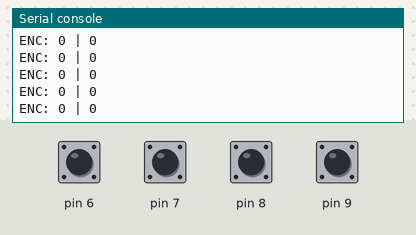
A program run on a simulated MicroPython board. Parts: the last lines printed to the serial console. The inputs (shaded band) are chosen by the test bench; at power-on: pin 6–9 HIGH.

Above: at 1.2 s.
1.3 s: pin 6 pulled LOW for 0.15 s
At 1.51 s:
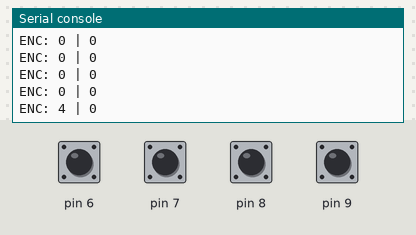
2.9 s: pin 8 pulled LOW for 0.15 s
At 3.11 s:
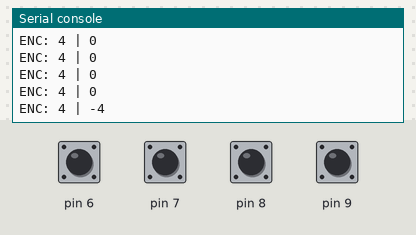
4.5 s: pin 7 pulled LOW for 0.15 s
At 4.82 s:
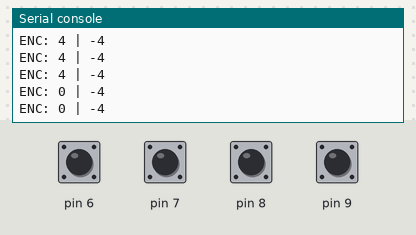
6.1 s: pin 7 pulled LOW for 1 s
At 7.12 s:
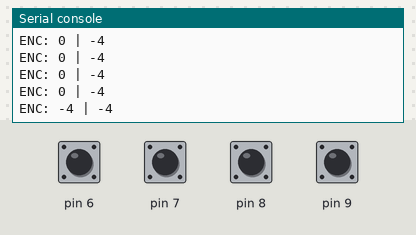
8.6 s: pin 9 pulled LOW for 0.15 s
At 8.82 s:
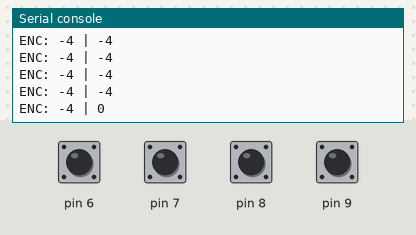
10.2 s: pin 9 pulled LOW for 1 s
At 11.23 s:
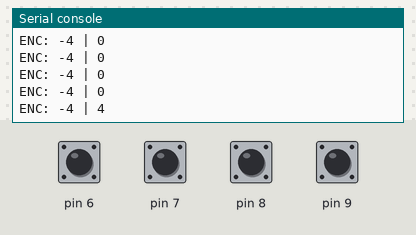
Timing chart, 0 to 13.2 s (numbered marks = the images above; inputs shaded):
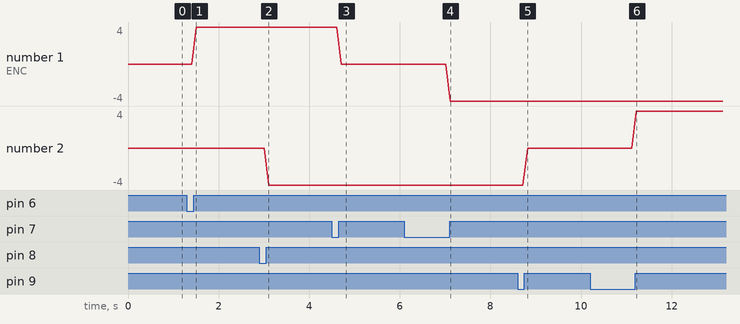

Measured:
- after the input at 1.3 s, the serial console: prints a new line after 0.20 s (image 1)
- after the input at 2.9 s, the serial console: prints a new line after 0.21 s (image 2)
- after the input at 4.5 s, the serial console: prints a new line after 0.21 s (image 3)
- after the input at 6.1 s, the serial console: prints a new line after 1.0 s (image 4)
- after the input at 8.6 s, the serial console: prints a new line after 0.22 s (image 5)
- after the input at 10.2 s, the serial console: prints a new line after 1.0 s (image 6)
- plotted number 1: 0 → 4 after the input at 1.3 s
- plotted number 2: 0 → -4 after the input at 2.9 s, 0 → 4 after the input at 10.2 s

The program:

mbot_encoder.py
```python
from machine import Pin
import utime

#1  wheel revolution is equal to 3142 clicks (pi*1000)
class Encoder:
    # orientation should be a boolean value
    def __init__(self, pinA, pinB, orientation):
        self.encoderCount = 0
        self.A = Pin(pinA, Pin.IN, Pin.PULL_UP)
        self.B = Pin(pinB, Pin.IN, Pin.PULL_UP)
        self.A.irq(self.A_ISR, Pin.IRQ_RISING or Pin.IRQ_FALLING)
        self.B.irq(self.B_ISR, Pin.IRQ_RISING or Pin.IRQ_FALLING)
        self.orient = orientation

    def A_ISR(self, pin):
        if self.A.value():
            if self.B.value():
                self.inc()
            else:
                self.dec()
        else:
            if self.B.value():
                self.dec()
            else:
                self.inc()

    def B_ISR(self, pin):
        if self.B.value():
            if self.A.value():
                self.dec()
            else:
                self.inc()
        else:
            if self.A.value():
                self.inc()
            else:
                self.dec()

    def inc(self):
        self.encoderCount += 4*(1+(self.orient*-2))

    def dec(self):
        self.encoderCount -= 4*(1+(self.orient*-2))

    def reset(self):
        self.encoderCount = 0

if __name__ == "__main__":
    enc0 = Encoder(6, 7, 0)
    enc1 = Encoder(8, 9, 1)

    while True:
        print(f"ENC: {enc0.encoderCount} | {enc1.encoderCount}\r")
        utime.sleep_ms(100)
```
